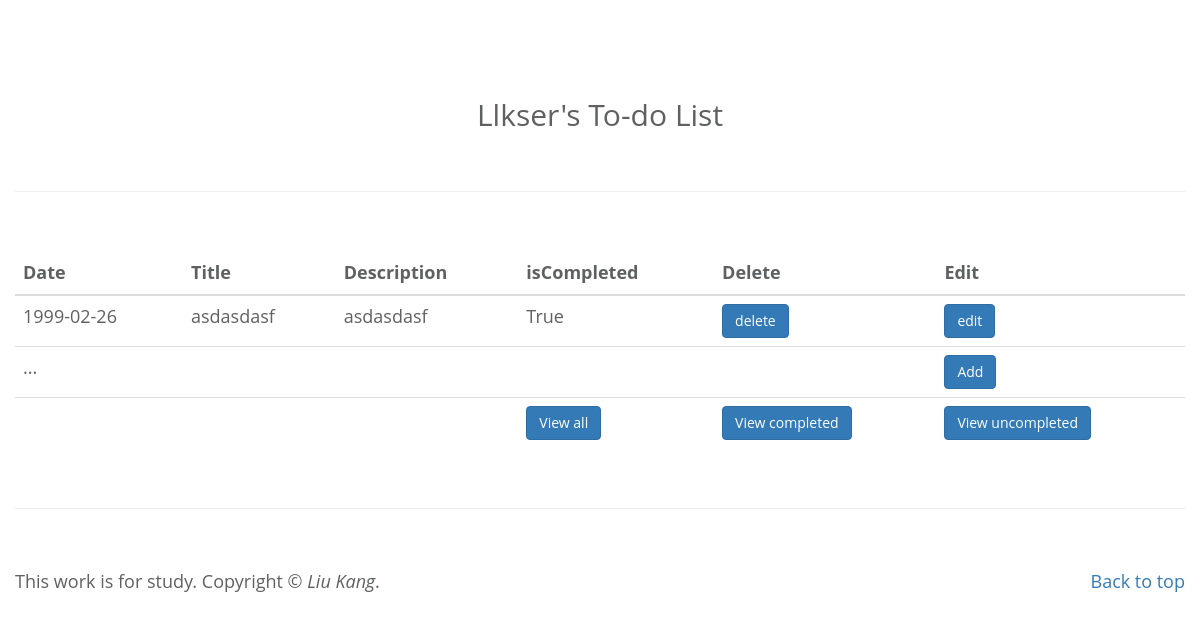
The app's page /, older data.
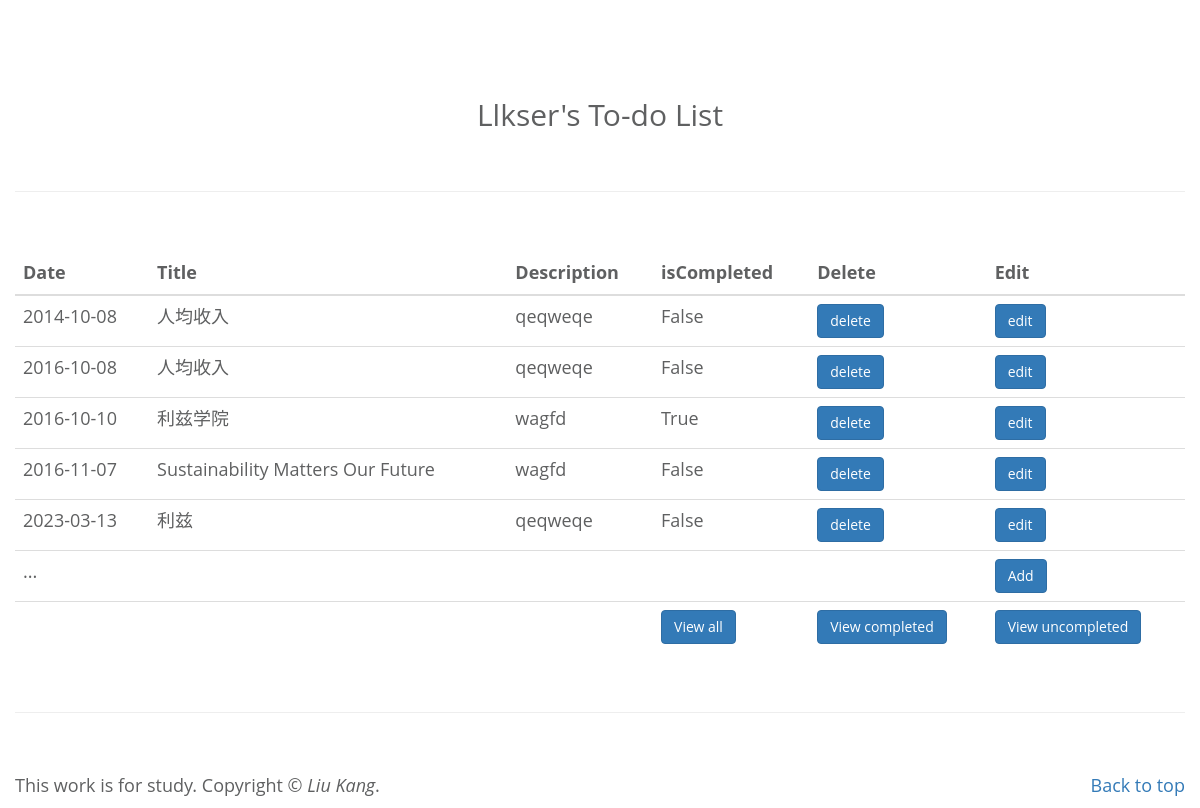
The same page, newer data.
### app/models.py (models this page shows)
class Events(db.Model):
    eventID=db.Column(db.Integer, primary_key=True)
    date=db.Column(db.Date)
    title=db.Column(db.String(250))
    description=db.Column(db.String(250))
    isCompleted=db.Column(db.Boolean, default=False)

### app/views.py (the view)
@app.route("/" , methods=['GET'])
def getAllEvents():
    EventsTable=Events.query.order_by('date').all()
    return render_template('index.html',
                            EventsTable=EventsTable,
                            )

### app/templates/index.html
{% extends "base.html" %}
{% block content %}
<table class="table">
    <thead>
        <tr>
            <th>Date</th>
            <th>Title</th>
            <th>Description</th>
            <th>isCompleted</th>
            <th>Delete</th>
            <th>Edit</th>
        </tr>
    </thead>
    <tbody>
        {% for Event in EventsTable %}
        <tr>
            <td>{{Event.date}}</td>
            <td>{{Event.title}}</td>
            <td>{{Event.description}}</td>
            <td>{{Event.isCompleted}}</td>
            <td><a href="/delete_event/{{Event.eventID}}"><button type="button" class="btn btn-primary">delete</button></a></td>
            <td><a href="/edit_event/{{Event.eventID}}"><button type="button" class="btn btn-primary">edit</button></a></td>
        </tr>
        {% endfor %}
        <tr>
            <td>...</td>
            <td></td>
            <td></td>
            <td></td>
            <td></td>
            <td><a href="/add_event"><button type="button" class="btn btn-primary">Add</button></a></td>
        </tr>
        <tr>
            <td></td>
            <td></td>
            <td></td>
            <td><a href="/viewAll"><button type="button" class="btn btn-primary">View all</button></a></td>
            <td><a href="/viewCompleted"><button type="button" class="btn btn-primary">View completed</button></a></td>
            <td><a href="/viewUncompleted"><button type="button" class="btn btn-primary">View uncompleted</button></a></td>
        </tr>
    </tbody>
</table>
{% endblock %}

### app/templates/base.html (shortened to what this page needs)
<!DOCTYPE html>
<html lang="en">
<head>
    <link rel="stylesheet" href="/static/bootstrap.min.css" />
    <link rel="stylesheet" href="/static/myStyle.css" />
</head>
<body>
    <div class="container-fluid">
        <center><h2>Llkser's To-do List</h2></center>
        <hr class="featurette-divider">
        {% block content %}{% endblock %}
        <hr class="featurette-divider">
        <div class="tm-page-footer">
            <p class="pull-right tm-copyright-text"><a href="#">Back to top</a></p>
            <p class="tm-copyright-text">This work is for study. Copyright © <em>Liu Kang</em>.</p>
        </div>
    </div>
</body>
</html>

### app/static/myStyle.css (style rules this page uses)
html { scroll-behavior: smooth; }
body { font-family: "Open Sans", Arial, Helvetica, sans-serif; font-size: 18px; font-weight: 400; overflow-x: hidden; padding-top: 78px; color: #5f6061; }
.table { font-size: 18px; }
.container-fluid { max-width: 1430px; }
.featurette-divider { margin: 60px 0; }

Row changes from the older to the newer data that the page shows:
removed Events: date "1999-02-26", title "asdasdasf", description "asdasdasf", isCompleted "True"
added Events: date "2014-10-08", title "人均收入", description "qeqweqe", isCompleted "False"
added Events: date "2016-10-08", title "人均收入", description "qeqweqe", isCompleted "False"
added Events: date "2016-10-10", title "利兹学院", description "wagfd", isCompleted "True"
added Events: date "2016-11-07", title "Sustainability Matters Our Future", description "wagfd", isCompleted "False"
added Events: date "2023-03-13", title "利兹", description "qeqweqe", isCompleted "False"
